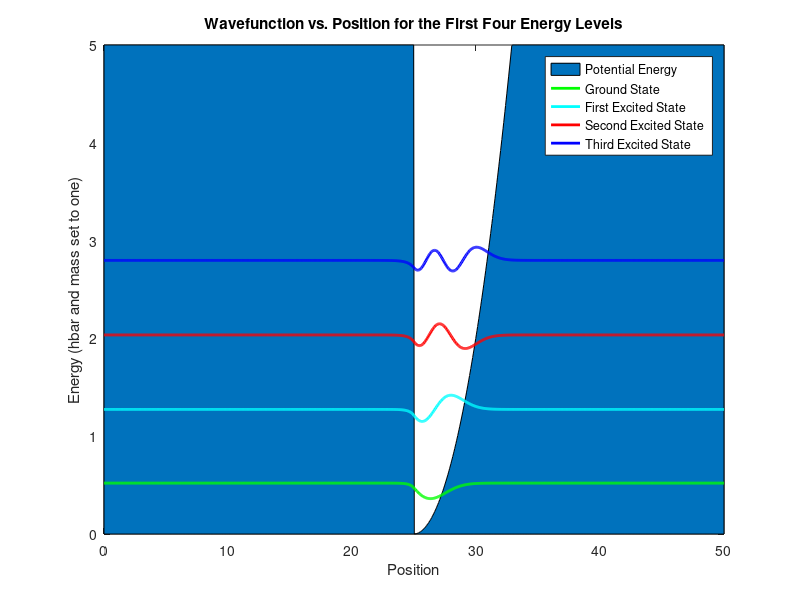

Recreate this plot in MATLAB.
%% Prepare Workspace
% These are just a few lines to clear all variables, clear all figures, and 
% clear the workspace.

clc
clf
clear all

%% Assign Constants
% The variable hbar and the mass of the electron are set to one by default 
% (Hartree Units).  You can change them to their SI values, but you will 
% have to adjust step_size accordingly.  The variable step_size is the 
% distance between each position.  The variable number_of_data_points
% gives the total number of data points in the system.  The system spans
% from x = 0 to x = step_size*number_of_data_points.  Try to keep
% number_of_data_points less than or equal to 10000 in order to keep the 
% simulation running time reasonable.

hbar = 1;
mass = 1;
step_size = 0.05;
number_of_data_points = 1000;

%% Assign Simulation Parameters
% If you want periodic boundary conditions, mark this variable as true.
% Otherwise, leave it at its default value of false.

periodic_boundary_conditions = false;


%% Select Potential Energy
% 9 different potential energy configurations are included in this 
% simulation.  You can select one of the potential energy distributions
% below by marking the variable as true.  You can mark multiple potentials
% as true and get a superimposed potential energy makeup.

finite_square_well = false;
asym_double_square_well = false;
sym_double_square_well = false;
finite_square_barrier = false;
coulomb_potential = false;
step_potential = false;
harmonic_oscillator = false;
half_harmonic_oscillator = true;
random_potential = false;


%% Calculate Kinetic Energy Matrix
% This section uses the finite difference method to calculate the kinetic 
% energy matrix within the Hamiltonian.  It takes into account the option
% for periodic boundary conditions from above.

kinetic = zeros(number_of_data_points);

for i = 1:number_of_data_points
    kinetic(i,i) = 2;
    if i > 1
        kinetic(i, i-1) = -1;
        kinetic(i-1, i) = -1;
    end
end

if periodic_boundary_conditions
    kinetic(number_of_data_points,1) = -1;
    kinetic(1,number_of_data_points) = -1;
end

kinetic_multiplier = hbar^2/(2*mass*step_size^2);
kinetic = kinetic*kinetic_multiplier;

%% Calculate Potential Energy Matrix
% This section calculates the potential energy matrix within the
% Hamiltonian.  It creates a different matrix for each variable from the
% section "Select Potential Energy".  If you want to create your own custom
% potential energy configuration, at the end of this section, simply fill
% in the diagonal terms of the matrix 'potential' with your own custom
% values.  Each value represents the potential energy of the system at a
% point in space.

potential = zeros(number_of_data_points);

if finite_square_well
    for i = 1:0.4*number_of_data_points
        potential(i,i) = 1 + potential(i,i);
    end
    for i = 0.4*number_of_data_points+1:0.6*number_of_data_points
        potential(i,i) = 0.1 + potential(i,i);
    end
    for i = 0.6*number_of_data_points+1:number_of_data_points
        potential(i,i) = 1 + potential(i,i);
    end
end

if finite_square_barrier
    for i = 1:0.4*number_of_data_points
        potential(i,i) = 0.05 + potential(i,i);
    end
    for i = 0.4*number_of_data_points+1:0.6*number_of_data_points
        potential(i,i) = 1 + potential(i,i);
    end
    for i = 0.6*number_of_data_points+1:number_of_data_points
        potential(i,i) = 0.05 + potential(i,i);
    end
end

if coulomb_potential
    for i = 1:number_of_data_points
        potential(i,i) = 1 - 1/(i*step_size) + potential(i,i);
        if potential(i,i) < 0
            potential(i,i) = 0;
        end
    end
end

if step_potential
    for i = 1:0.5*number_of_data_points
        potential(i,i) = 0.1 + potential(i,i);
    end
    for i = 0.5*number_of_data_points + 1:number_of_data_points
        potential(i,i) = 1 + potential(i,i);
    end
end

if harmonic_oscillator
    for i = 1:number_of_data_points
        potential(i,i) = 0.0002*(i - number_of_data_points/2)^2 + potential(i,i);
        if potential(i,i) >= 5;
            potential(i,i) = 5;
        end
    end
end

if half_harmonic_oscillator
  for i = 1:0.5*number_of_data_points
    potential(i,i) = 5 + potential(i,i);
    end
    for i = 0.5*number_of_data_points:number_of_data_points
        potential(i,i) = 0.0002*(i - number_of_data_points/2)^2 + potential(i,i);
        if potential(i,i) >= 5;
            potential(i,i) = 5;
        end
    end
end


if random_potential
    potential(1,1) = 0;
    for i = 2:number_of_data_points
        potential(i,i) = 0.1*(2*rand-1) + potential(i,i);
        if potential(i,i) < 0
            potential(i,i) = 0;
        end
    end
    for i = 2:number_of_data_points-1
        potential(i,i) = (potential(i-1,i-1)+2*potential(i,i)+potential(i+1,i+1))/4;
    end
end

if asym_double_square_well
    for i = 1:0.20*number_of_data_points
        potential(i,i) = 1 + potential(i,i);
    end
    for i = 0.20*number_of_data_points+1:0.40*number_of_data_points
        potential(i,i) = 0.1 + potential(i,i);
    end
    for i = 0.4*number_of_data_points+1:0.5*number_of_data_points
        potential(i,i) = 0.5 + potential(i,i);
    end
    for i = 0.5*number_of_data_points+1:0.8*number_of_data_points
        potential(i,i) = 0.1 + potential(i,i);
    end
    for i = 0.8*number_of_data_points+1:number_of_data_points
        potential(i,i) = 1 + potential(i,i);
    end
end

if sym_double_square_well
    for i = 1:0.20*number_of_data_points
        potential(i,i) = 1 + potential(i,i);
    end
    for i = 0.20*number_of_data_points+1:0.45*number_of_data_points
        potential(i,i) = 0.1 + potential(i,i);
    end
    for i = 0.45*number_of_data_points+1:0.55*number_of_data_points
        potential(i,i) = 0.5 + potential(i,i);
    end
    for i = 0.55*number_of_data_points+1:0.8*number_of_data_points
        potential(i,i) = 0.1 + potential(i,i);
    end
    for i = 0.8*number_of_data_points+1:number_of_data_points
        potential(i,i) = 1 + potential(i,i);
    end
end

%% Calculate Hamiltonian and Eigenvectors
% This section uses Matlab's built in eig function to calculate the
% eigenvectors and eigenvalues of the Hamiltonian.  As mentioned in section
% "Assign Constants", try to keep number_of_data_points less than or equal
% to 10000 in order to keep the simulation run time reasonable.

hamiltonian = kinetic + potential;
[eigenvectors, eigenvalues] = eig(hamiltonian);

%% Plot Eigenvectors
% This final section plots the results.  It finds the lowest three
% eigenvalues (corresponding to the ground state, first excited state, and
% second excited state) and plots each associated wavefunction.  The plot
% of each wavefunction is placed so that it is centered on its respective
% energy level (eigenvalue).  It also plots the potential energy of the 
% system as a function of position.

x_positions = linspace(0,step_size*number_of_data_points,number_of_data_points);

ground_state_wavefunction = eigenvectors(:,1) + eigenvalues(1,1)*ones(number_of_data_points,1);
first_excited_state = eigenvectors(:,2) + eigenvalues(2,2)*ones(number_of_data_points,1);
second_excited_state = eigenvectors(:,3) + eigenvalues(3,3)*ones(number_of_data_points,1);
third_excited_state = eigenvectors(:,4) + eigenvalues(4,4)*ones(number_of_data_points,1);

area(x_positions, diag(potential))
hold on
plot(x_positions, ground_state_wavefunction, 'g', 'LineWidth', 2)
hold on
plot(x_positions, first_excited_state, 'c', 'LineWidth', 2)
hold on
plot(x_positions, second_excited_state, 'r', 'LineWidth', 2)
hold on
plot(x_positions, third_excited_state, 'b', 'LineWidth', 2)
legend('Potential Energy', 'Ground State', 'First Excited State', 'Second Excited State', 'Third Excited State')
xlabel('Position')
ylabel('Energy (hbar and mass set to one)')
title('Wavefunction vs. Position for the First Four Energy Levels')
